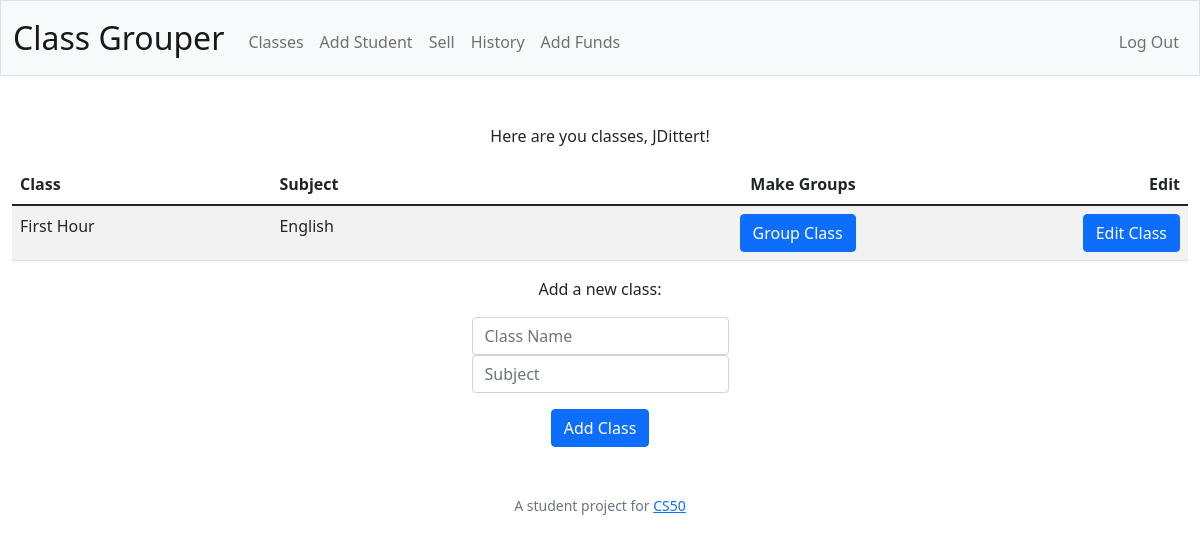
The page /classes (signed in) on the database as committed earlier.
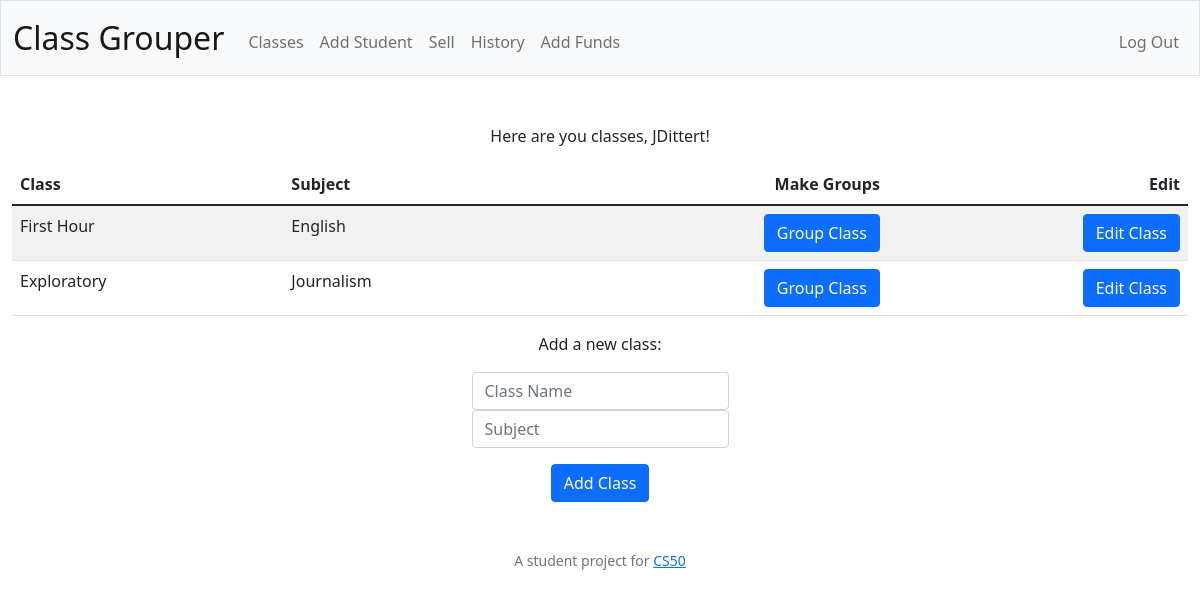
The same page on the database as committed later.
### tables this page shows
CREATE TABLE classes (id INTEGER PRIMARY KEY AUTOINCREMENT NOT NULL, class TEXT NOT NULL, subject TEXT NOT NULL, teacher INTEGER NOT NULL, FOREIGN KEY (teacher) REFERENCES users(id));

### app.py (the view)
@app.route("/classes")
@login_required
def classes():
    teacher = db.execute(
        "SELECT * FROM users WHERE id = ?", session["user_id"]
    )
    name = teacher[0]["usercase"]
    classes = db.execute(
        "SELECT * FROM classes WHERE teacher = ?", session["user_id"]
    )
    if not classes:
        message = "You have not entered any classes"
        return render_template("classes.html", name=name, message=message)
    else:
        message = "Here are you classes"
        return render_template("classes.html", name=name, message=message, classes=classes)

### app.py (called while the page is built)
@app.after_request
def after_request(response):
    response.headers["Cache-Control"] = "no-cache, no-store, must-revalidate"
    response.headers["Expires"] = 0
    response.headers["Pragma"] = "no-cache"
    return response

### helpers.py (called while the page is built)
def login_required(f):
    @wraps(f)
    def decorated_function(*args, **kwargs):
        if session.get("user_id") is None:
            return redirect("/login")
        return f(*args, **kwargs)
    return decorated_function

### templates/classes.html (shortened to what this page needs)
{% extends "layout.html" %}
{% block main %}
    <div>
        <p>{{ message }}, {{ name }}!</p>
    </div>
    <table class="table table-striped">
        <thead>
            <tr>
                <th class="text-start">Class</th>
                <th class="text-start">Subject</th>
                <th class="text-end">Make Groups</th>
                <th class="text-end">Edit</th>
            </tr>
        </thead>
        <tbody>
            {% for class in classes %}
                <tr>
                    <td class="text-start">{{ class.class }}</td>
                    <td class="text-start">{{ class.subject }}</td>
                    <td class="text-end">
                        <form action="/group" method="get">
                            <button class="btn btn-primary" type="button" id="{{ class.class }}" name="{{ class.class}}" onclick="">Group Class</button>
                        </form>
                    </td>
                    <td class="text-end"><button class="btn btn-primary" type="button">Edit Class</td>
                </tr>
            {% endfor %}
        </tbody>
    </table>
    <div>
        <p>Add a new class:</p>
        <form action="/add_class" method="post">
            <div class="mb-3">
                <input autocomplete="off" class="form-control mx-auto w-auto" id="class" name="class" placeholder="Class Name" type="text">
                <input class="form-control mx-auto w-auto" id="subject" name="subject" placeholder="Subject" type="text">
            </div>
            <button class="btn btn-primary" type="submit">Add Class</button>
        </form>
    </div>
{% endblock %}

Rows that differ between the two databases and show on the page:
added classes: class "Exploratory", subject "Journalism"
